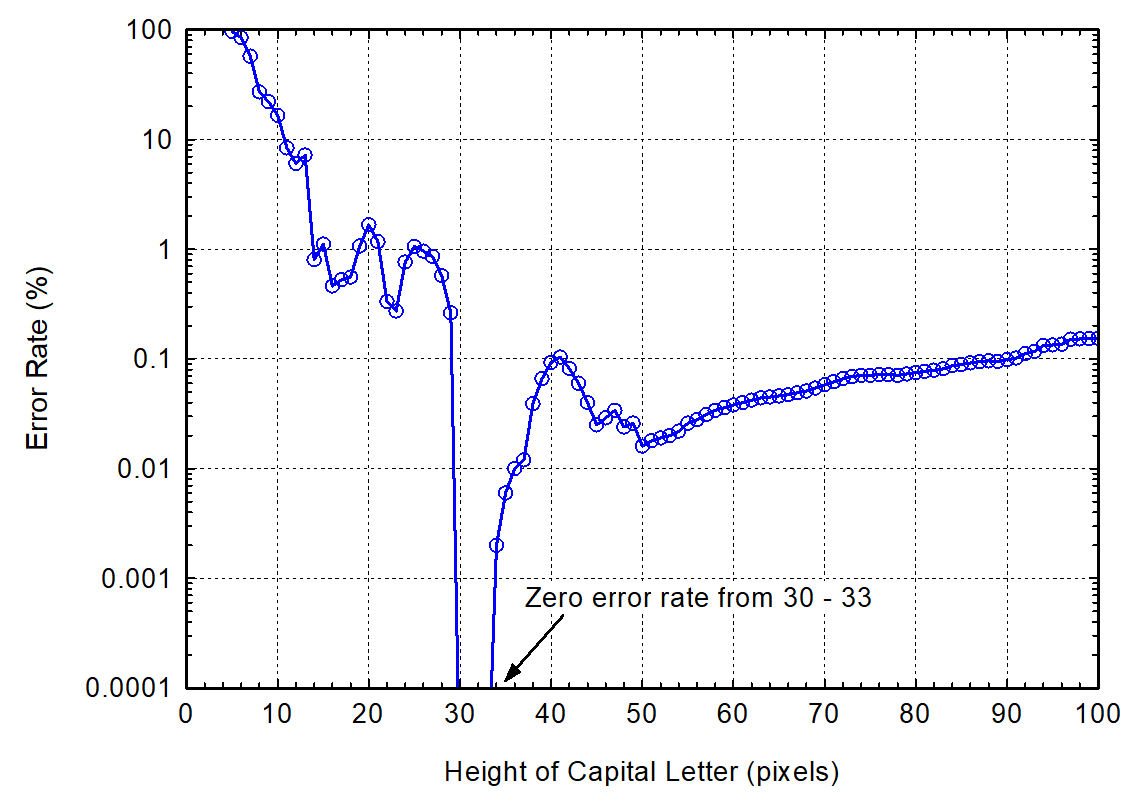
#> input picture img/tess4_error_rate.png, 1138 x 804 px
$ python -i pipeline_img_ver2.py   (imports and definitions only)
#> lines starting #> are read from the running program, lines starting #| are printed output that depends on the picture; after the words box and inside, x2 and y2 are one past the last pixel; in counts of white or black regions, pixels touching at a corner belong together
#> further down, picture is the input picture: shape (804, 1138, 3); mean B, G, R 248, 244.7, 244.8
import cv2
import imutils
import numpy as np
from matplotlib import pyplot as plt

class PipelineImg:

    @staticmethod
    def do_full_pipeline(img, height=900, auto_canny_sigma=0.33, bordersize=15,*,debug=False, figsize=(10, 10)):
        """
            This method was made for a more easy execution of preprocessing
        """
        res_img = PipelineImg.resizing_img(img, height = height)
        resized_shape = res_img.shape
        bin_img = PipelineImg.binarization_img(res_img)
        den_img = PipelineImg.denoise_img(bin_img)
        unb_img, dimensions = PipelineImg.drop_border_img(den_img, original=res_img, sigma=auto_canny_sigma, bordersize=bordersize)
        #end_img = PipelineImg.add_white_border(unb_img, bordersize=bordersize)
        if debug:
            PipelineImg.plot_imgs_grid([img, res_img, bin_img, den_img, unb_img],
                ["original", "resize", "binarizated", "denoised","unbordered + border"], figsize=figsize)
        return unb_img, resized_shape, dimensions


    @staticmethod
    def resizing_img(img, height=900):
#> called with height = 900
        return imutils.resize(img, height = height)
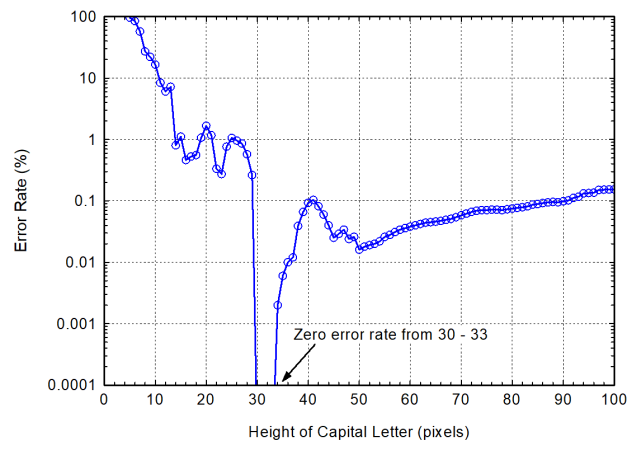
#> returned value: shape (900, 1273, 3) (shown at 1/2 size); mean of channels 0, 1, 2 248, 244.7, 244.7; drawn as B, G, R


    @staticmethod
    def binarization_img(img):
        """
            Based on: https://docs.opencv.org/master/d7/d4d/tutorial_py_thresholding.html
        """
        img = cv2.cvtColor(img, cv2.COLOR_BGR2GRAY);
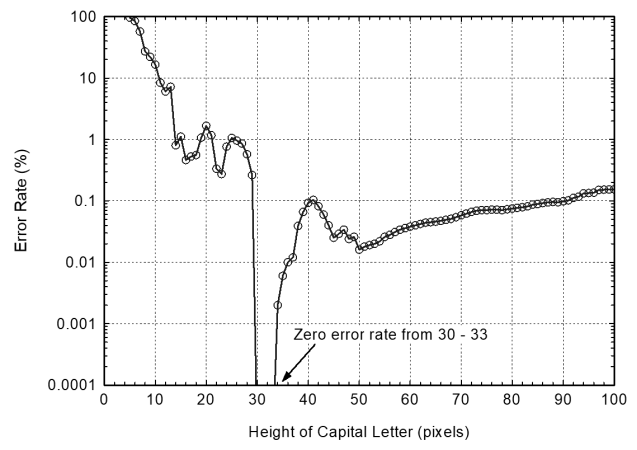
#> img: shape (900, 1273) (shown at 1/2 size); min 0, max 255, mean 245.1
        img = cv2.medianBlur(img,5)
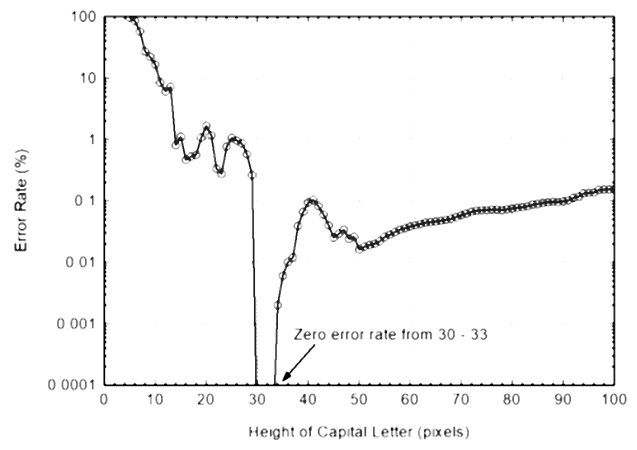
#> img: shape (900, 1273) (shown at 1/2 size); min 0, max 255, mean 247.4
        thld = cv2.adaptiveThreshold(img,255,cv2.ADAPTIVE_THRESH_GAUSSIAN_C,
                    cv2.THRESH_BINARY,11,2)
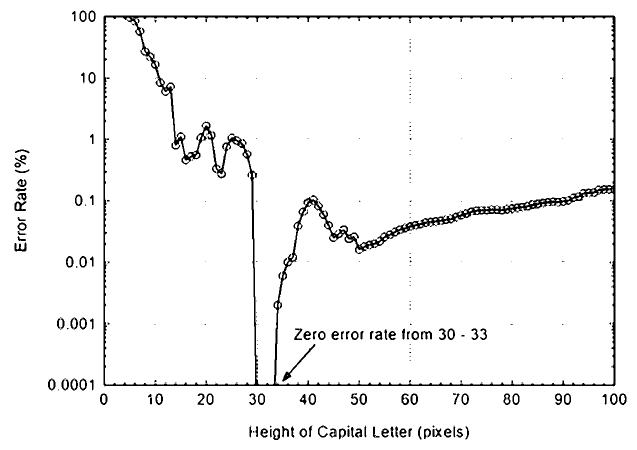
#> thld: shape (900, 1273) (shown at 1/2 size); 96% white; 275 black regions (159 under 20 px), largest, box (x1, y1, x2, y2) and area: (207, 31, 1231, 773) 30940, (564, 688, 631, 763) 456, (29, 402, 53, 422) 252
        return thld


    @staticmethod
    def denoise_img(img):
        """
            Based on: https://opencv-python-tutroals.readthedocs.io/en/latest/py_tutorials/py_photo/py_non_local_means/py_non_local_means.html
        """
        return cv2.fastNlMeansDenoising(img, None, 20,7,21)
#> returned value: shape (900, 1273)


    @staticmethod
    def drop_border_img(img, original, sigma=0.33, bordersize=15):
        """

        """
        edged = PipelineImg.auto_canny(original, sigma=sigma)
        (x,y,w,h) =cv2.boundingRect(edged.copy())
        dimensions = (max(0, y-bordersize),min(y+h+bordersize, original.shape[0]-1),
                      max(x-bordersize,0), min(x+w+bordersize,original.shape[1]-1))
        crop_img = img[dimensions[0]:dimensions[1], dimensions[2]:dimensions[3]]
        return crop_img, dimensions


    @staticmethod
    def auto_canny(image, sigma=0.33):
        """
            copied from: https://www.pyimagesearch.com/2015/04/06/zero-parameter-automatic-canny-edge-detection-with-python-and-opencv/
        """
#> called with sigma = 0.33
        # compute the median of the single channel pixel intensities
        v = np.median(image)
#> v = 255
        # apply automatic Canny edge detection using the computed median
        lower = int(max(0, (1.0 - sigma) * v))
#> lower = 170
        upper = int(min(255, (1.0 + sigma) * v))
#> upper = 255
        edged = cv2.Canny(image, lower, upper)
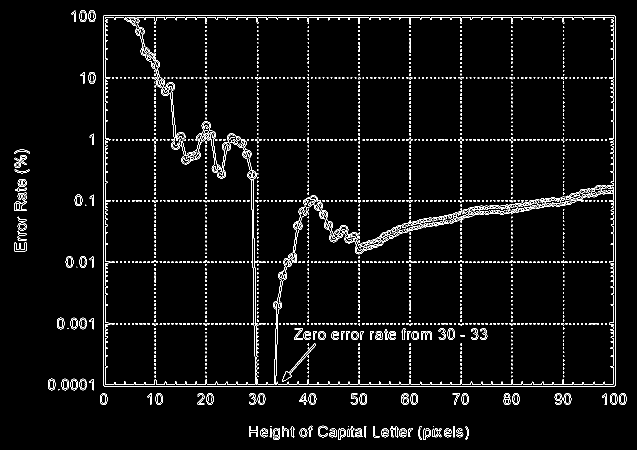
#> edged: shape (900, 1273) (shown at 1/2 size); 3.6% white in thin lines or dots
        # return the edged image
        return edged


    @staticmethod
    def add_white_border(img, bordersize=5):
        """

        """
        return cv2.copyMakeBorder(
            img,
            top=bordersize,
            bottom=bordersize,
            left=bordersize,
            right=bordersize,
            borderType=cv2.BORDER_CONSTANT,
            value=255
        )


    # Visualization methods
    @staticmethod
    def plot_imgs_grid(imgs, titles,*,ncols=3, figsize=(5,5)):
        nrows = int(np.ceil(len(imgs)/ncols))
        f, axarr = plt.subplots(nrows,ncols, figsize=figsize,constrained_layout=True)
        for indx_img in range(nrows*ncols):
            rw = int(np.floor(indx_img/ncols))
            cl = indx_img%ncols
            if(indx_img < len(imgs)):
                axarr[rw][cl].imshow(cv2.cvtColor(imgs[indx_img], cv2.COLOR_BGR2RGB))
                axarr[rw, cl].set_aspect('equal')

                axarr[rw, cl].set_xticklabels([])
                axarr[rw, cl].set_yticklabels([])
                axarr[rw, cl].set_title(titles[indx_img])
            else:
                f.delaxes(axarr[rw, cl])
                pass

        f.set_constrained_layout_pads(w_pad=0.0, h_pad=0.0, hspace= -0.87, wspace=0.0)

>>> import cv2
>>> picture = cv2.imread('img/tess4_error_rate.png')
>>> result = PipelineImg().do_full_pipeline(picture)
#> in drop_border_img, `(x,y,w,h) =cv2.boundingRect(edged.copy())`: x = 28; y = 21; w = 1225; h = 859
#> in drop_border_img, `dimensions = (max(0, y-bordersize),min(y+h+bordersize, original.shape[..`: dimensions = (6, 895, 13, 1268)
#> in drop_border_img, `crop_img = img[dimensions[0]:dimensions[1], dimensions[2]:dimensions[3]]`:
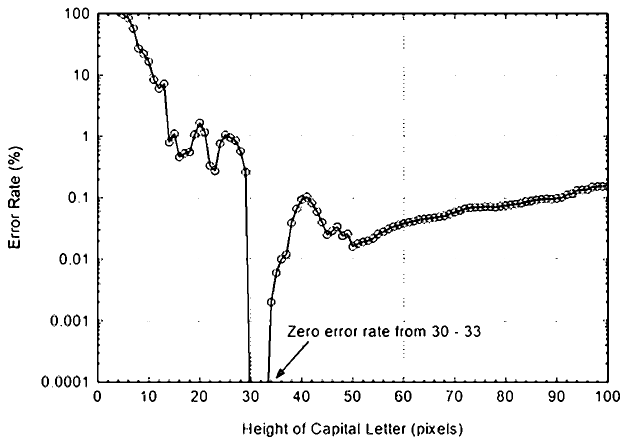
#> crop_img: shape (889, 1255) (shown at 1/2 size); min 0, max 255, mean 244.5
